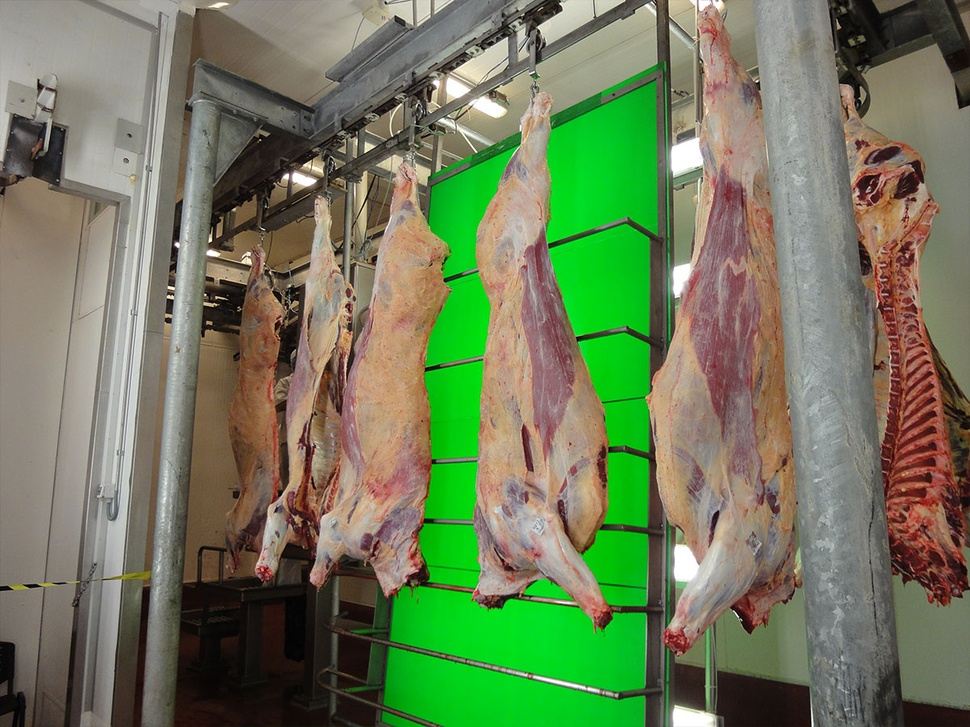
#> input picture images/VBS-2000-02-eplusv-produktbilder-rind.jpg, 970 x 727 px, shrunk from 1200 x 900 before the run
$ python treshold.py
#> lines starting #> are read from the running program, lines starting #| are printed output that depends on the picture; after the words box and inside, x2 and y2 are one past the last pixel; in counts of white or black regions, pixels touching at a corner belong together
import cv2 as cv
import numpy as np

img = cv.imread("images/VBS-2000-02-eplusv-produktbilder-rind.jpg")
#> img is the input picture: shape (727, 970, 3); mean B, G, R 90.1, 123.6, 110.7
blank = np.zeros(img.shape, dtype="uint8")
gray = cv.cvtColor(img, cv.COLOR_BGR2GRAY)
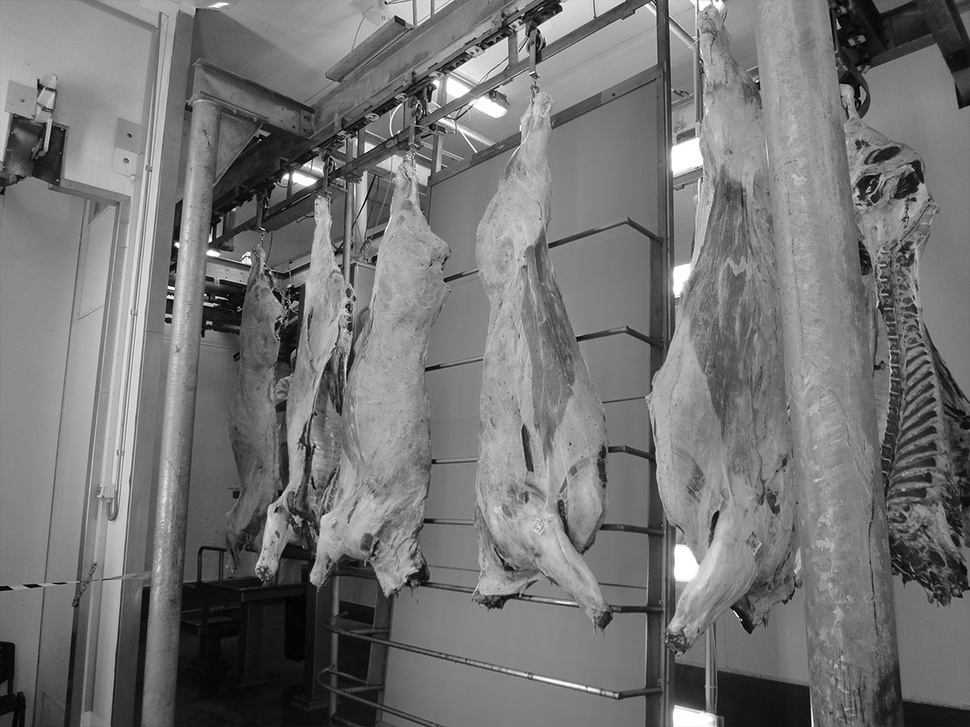
#> gray: shape (727, 970); min 0, max 255, mean 115.9

adaptiveThresholded = cv.adaptiveThreshold(
    gray, 255, cv.ADAPTIVE_THRESH_MEAN_C, cv.THRESH_BINARY, 11, 3
)
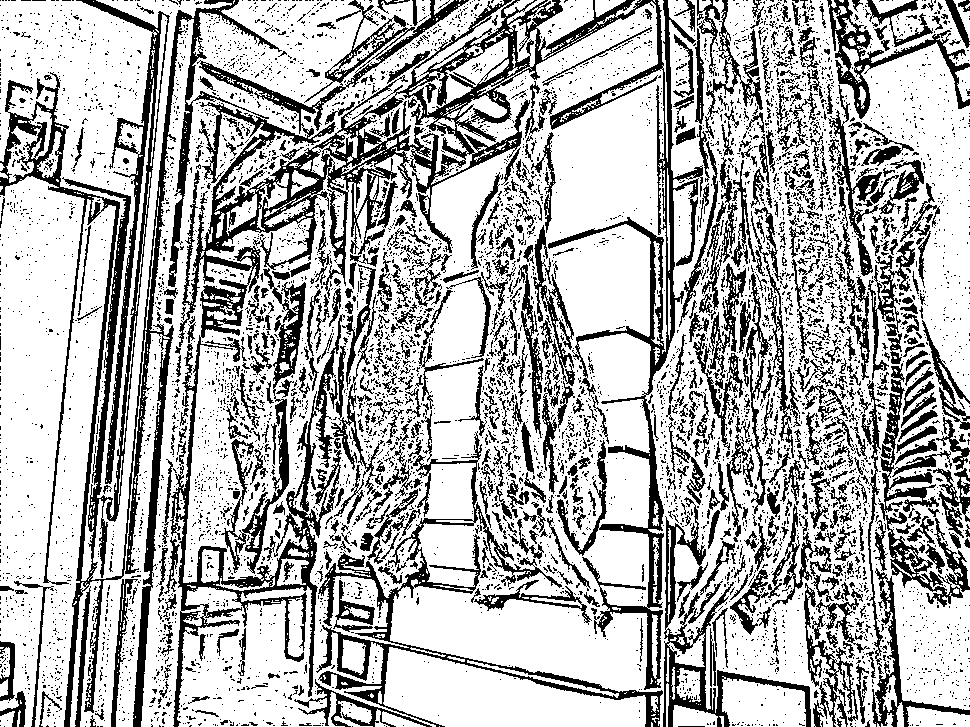
#> adaptiveThresholded: shape (727, 970); 70.4% white; 6541 black regions (5831 under 20 px), largest, box (x1, y1, x2, y2) and area: (0, 0, 703, 727) 73263, (316, 431, 663, 727) 8580, (663, 497, 811, 727) 4933

cv.imshow("adaptive threshold", adaptiveThresholded)

cv.waitKey(0)

$ run again, with images/VBS-2000-03-eplusv-produktbilder-rind.jpg copied over images/VBS-2000-02-eplusv-produktbilder-rind.jpg
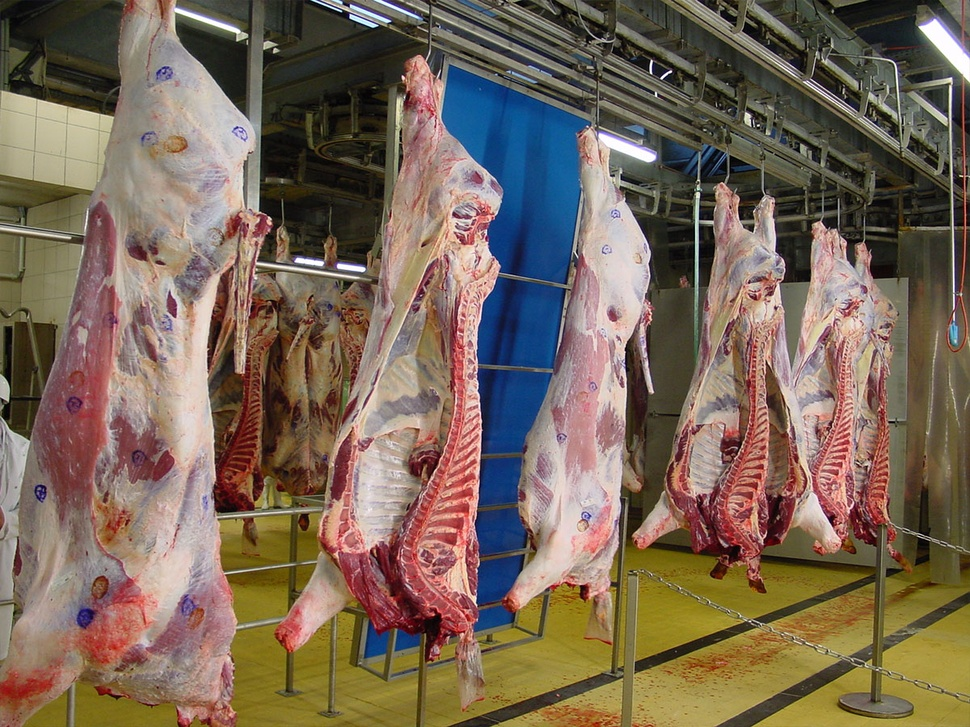
#> input picture images/VBS-2000-03-eplusv-produktbilder-rind.jpg, 970 x 727 px, shrunk from 1200 x 900 before the run
#> img is the input picture: shape (727, 970, 3); mean B, G, R 87.1, 103.2, 120.5
#> `gray = cv.cvtColor(img, cv.COLOR_BGR2GRAY)`:
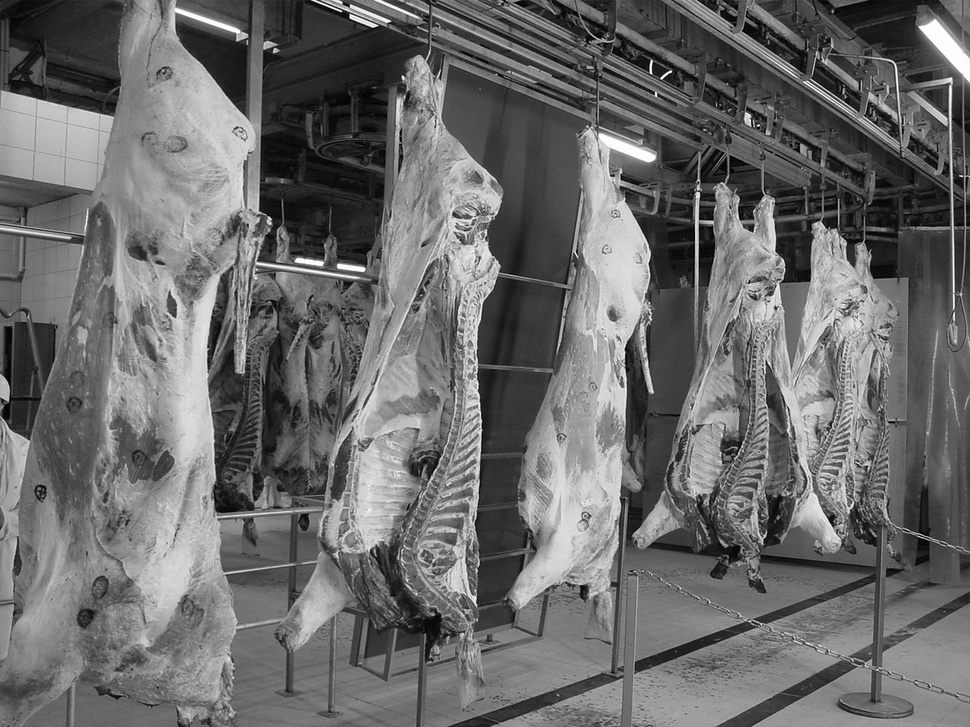
#> gray: shape (727, 970); min 0, max 255, mean 106.6
#> `adaptiveThresholded = cv.adaptiveThreshold( gray, 255, cv.ADAPTIVE_THR..`:
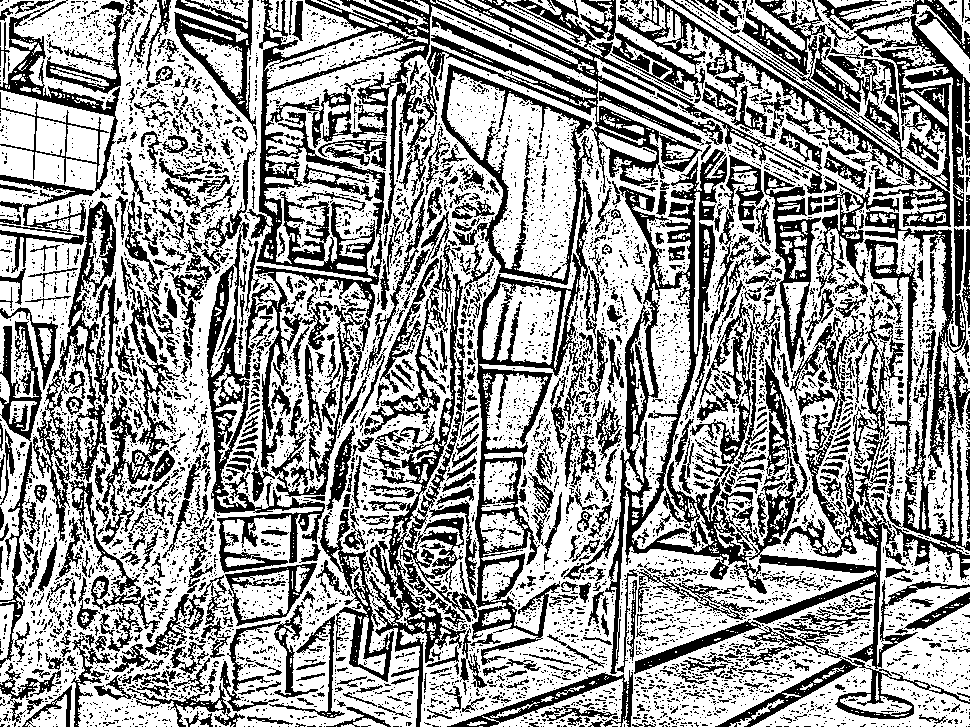
#> adaptiveThresholded: shape (727, 970); 60.9% white; 6641 black regions (5779 under 20 px), largest, box (x1, y1, x2, y2) and area: (204, 0, 837, 573) 34733, (605, 149, 970, 674) 22779, (580, 0, 970, 227) 21856

$ run again, with images/VBS-2000-06-eplusv-produktbilder-rind.jpg copied over images/VBS-2000-02-eplusv-produktbilder-rind.jpg
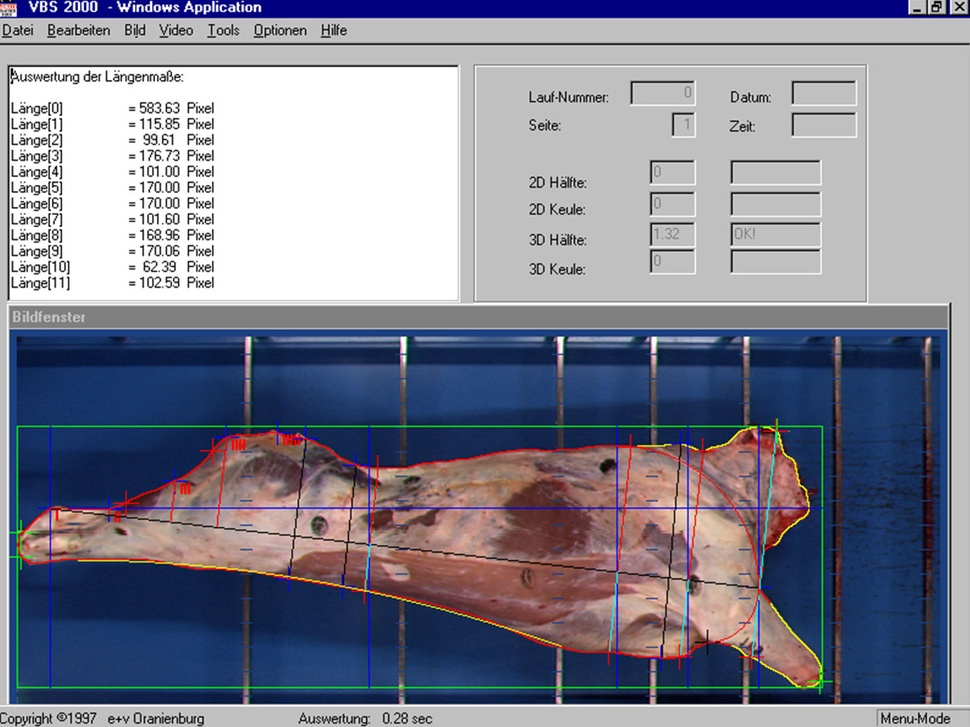
#> input picture images/VBS-2000-06-eplusv-produktbilder-rind.jpg, 970 x 727 px, shrunk from 1200 x 900 before the run
#> img is the input picture: shape (727, 970, 3); mean B, G, R 145.7, 130.6, 129.3
#> `gray = cv.cvtColor(img, cv.COLOR_BGR2GRAY)`:
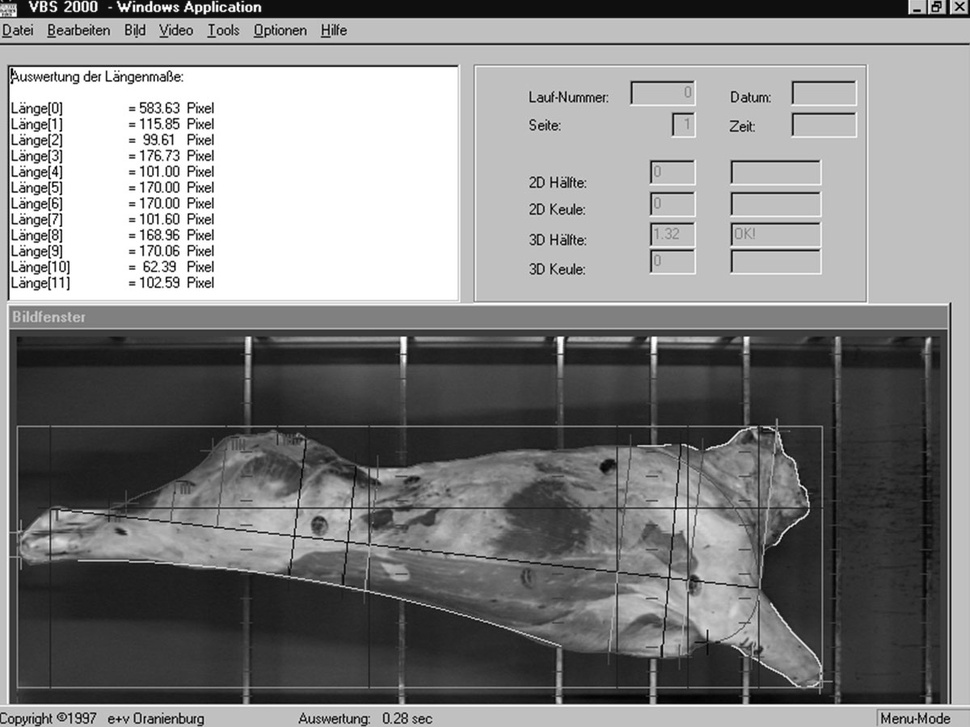
#> gray: shape (727, 970); min 0, max 255, mean 131.9
#> `adaptiveThresholded = cv.adaptiveThreshold( gray, 255, cv.ADAPTIVE_THR..`:
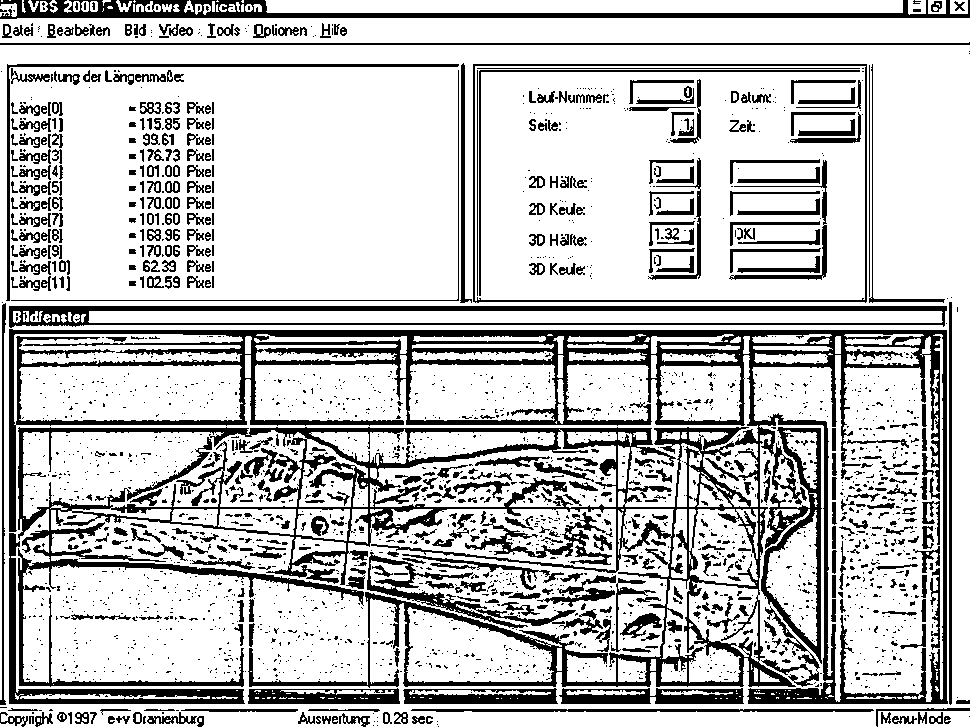
#> adaptiveThresholded: shape (727, 970); 76.6% white; 2505 black regions (1924 under 20 px), largest, box (x1, y1, x2, y2) and area: (9, 329, 948, 704) 68176, (9, 306, 947, 328) 7151, (0, 0, 970, 19) 6823
